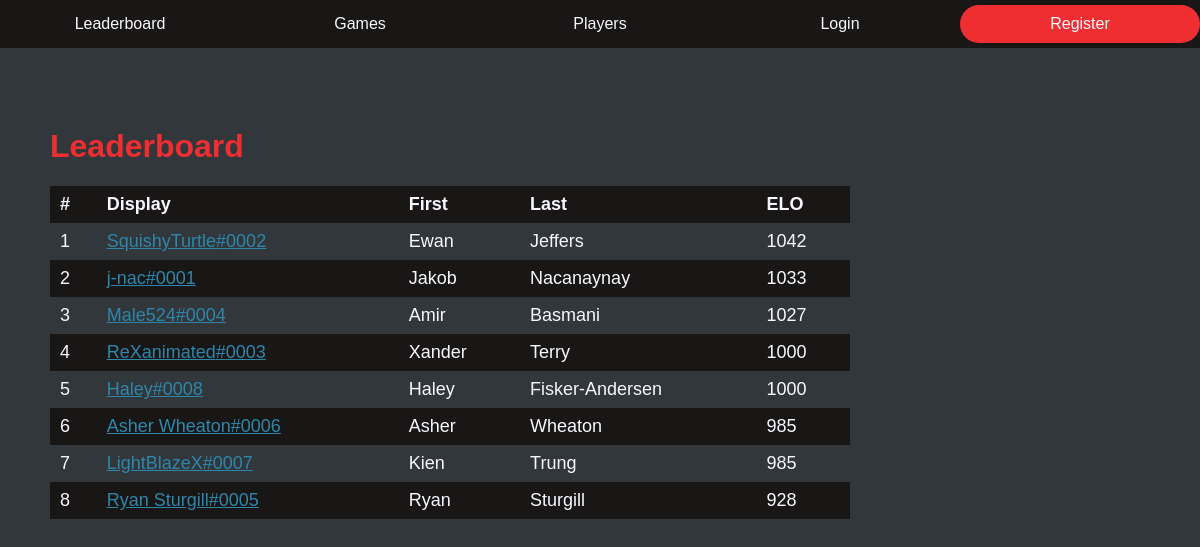
The page / on the database its author committed.
### flaskapp/models.py (models this page shows, shortened)
class User(UserMixin, db.Model):
    __tablename__ = 'user'
    id = db.Column(db.Integer, primary_key=True)
    username = db.Column(db.String, unique=True, nullable=False)
    display_name = db.Column(db.String, nullable=False)
    _password = db.Column(db.String, nullable=False, default=secrets.token_urlsafe(32)) # Do not directly change the _password property. Use set_password() and check_password()
    email = db.Column(db.String, unique=True, nullable=False)
    email_is_verified = db.Column(db.Boolean, nullable=False, default=False)
    email_confirmed_timestamp = db.Column(db.DateTime)
    firstname = db.Column(db.String, nullable=False)
    lastname = db.Column(db.String, nullable=False)
    elo = db.Column(db.Integer, nullable=False, default=1000)
    account_created_timestamp = db.Column(db.DateTime, nullable=False, default=datetime.now(timezone.utc))
    last_login_timestamp = db.Column(db.DateTime, nullable=False, default=datetime.now(timezone.utc))
    profile_picture = db.Column(db.String)
    description = db.Column(db.Text)
    is_admin = db.Column(db.Boolean, default=False, nullable=False) # Can remove people
    is_verified = db.Column(db.Boolean, default=False, nullable=False) # Can add games
    is_referee = db.Column(db.Boolean, default=False, nullable=False) # Can verify games
    play_count = db.Column(db.Integer, nullable=False, default=0)
    officiate_count = db.Column(db.Integer, nullable=False, default=0)
    '''
    Added by Tournament backref:
    - tournaments_played
    - tournaments_officiated
    '''
    awards = db.relationship('Award', secondary='awardee_award', backref='awardees')
    games_played1 = db.relationship('Game', backref='player1', foreign_keys='Game.player1_id')
    games_played2 = db.relationship('Game', backref='player2', foreign_keys='Game.player2_id')
    games_officiated = db.relationship('Game', backref='referee', foreign_keys='Game.referee_id')
    def set_password(self, password):
        self._password = bcrypt.generate_password_hash(password).decode('utf-8')
        return True
    def check_password(self, password):
        return bcrypt.check_password_hash(self._password, password)

### flaskapp/routes.py (the view)
@app.route('/')
def leaderboard():
    query = db.select(User).order_by(User.elo.desc())
    users = db.session.execute(query).scalars()
    return render_template('leaderboard.html', current_user=current_user, users=users,)

### flaskapp/templates/leaderboard.html (shortened to what this page needs)
{% extends 'base.html' %}
{% block content %}
<h1>Leaderboard</h1>
<table>
    <tr>
        <th>#</th>
        <th>Display</th>
        <th>First</th>
        <th>Last</th>
        <th>ELO</th>
    </tr>
    {% for user in users %}
        <tr>
            <td>{{ loop.index }}</td>
            <td><a href="{{ url_for('profile', id=user.id) }}">{{ user.display_name }}#{{ '%04d' % user.id }}</a></td>
            <td>{{ user.firstname }}</td>
            <td>{{ user.lastname }}</td>
            <td>{{ user.elo|round|int }}</td>
        </tr>
    {% endfor %}
</table>
{% endblock %}

### flaskapp/templates/base.html (shortened to what this page needs)
<!DOCTYPE html>
<html lang="en">
<head>
    <link rel="stylesheet"  type="text/css" href="{{ url_for('static', filename='css/base.css') }}">
</head>
<body>
    {% include 'navbar.html' %}
    <div class="content">
        {% block content %}{% endblock %}
    </div>
</body>
</html>

### flaskapp/templates/navbar.html (shortened to what this page needs)
<nav>
    <ul>
        <li><a href="{{ url_for('leaderboard') }}">Leaderboard</a></li>
        <li><a href="{{ url_for('games') }}">Games</a></li>
        <li><a href="{{ url_for('players') }}">Players</a></li>
        {% if current_user.is_authenticated %}
        <li><a href="{{ url_for('logout') }}">Logout</a></li>
        {% else %}
        <li><a href="{{ url_for('login') }}">Login</a></li>
        <li><a href="{{ url_for('register') }}" class="register-btn">Register</a></li>
        {% endif %}
    </ul>
</nav>

### flaskapp/static/css/base.css (style rules this page uses)
:root { --background: #32373B; --darker: #191716; --text: #F8F7FF; --primary: #EE2E31; --secondary: #2E86AB; --accent: #FABC2A; }
body { background-color: var(--background); color: var(--text); margin: 0; font-family: sans-serif; }
.content { margin: 80px 0 50px 50px; }
h1 { color: var(--primary) }
a { color: var(--secondary); }
table { text-align: left; border-collapse: collapse; min-width: 800px; }
th, td { font-size: 18px; padding: 8px 10px; }
tr:nth-child(odd) { background-color: var(--darker); }

### flaskapp/static/css/navbar.css (style rules this page uses)
.register-btn { background-color: var(--primary); border-radius: 20px; }
nav { width: 100%; background-color: var(--darker); position: sticky; }
nav ul { padding: 5px 0; margin: 0; list-style-type: none; width: 100%; display: flex; }
nav li { flex-basis: 100%; }
nav a { padding: 10px 20px; display: block; text-decoration: none; color: var(--text); text-align: center; }

### rows shown on the page
User: display_name "SquishyTurtle", id "0002", firstname "Ewan", lastname "Jeffers", elo "1042"
User: display_name "j-nac", id "0001", firstname "Jakob", lastname "Nacanaynay", elo "1033"
User: display_name "Male524", id "0004", firstname "Amir", lastname "Basmani", elo "1027"
User: display_name "ReXanimated", id "0003", firstname "Xander", lastname "Terry", elo "1000"
User: display_name "Haley", id "0008", firstname "Haley", lastname "Fisker-Andersen", elo "1000"
User: display_name "Asher Wheaton", id "0006", firstname "Asher", lastname "Wheaton", elo "985"
User: display_name "LightBlazeX", id "0007", firstname "Kien", lastname "Trung", elo "985"
User: display_name "Ryan Sturgill", id "0005", firstname "Ryan", lastname "Sturgill", elo "928"
